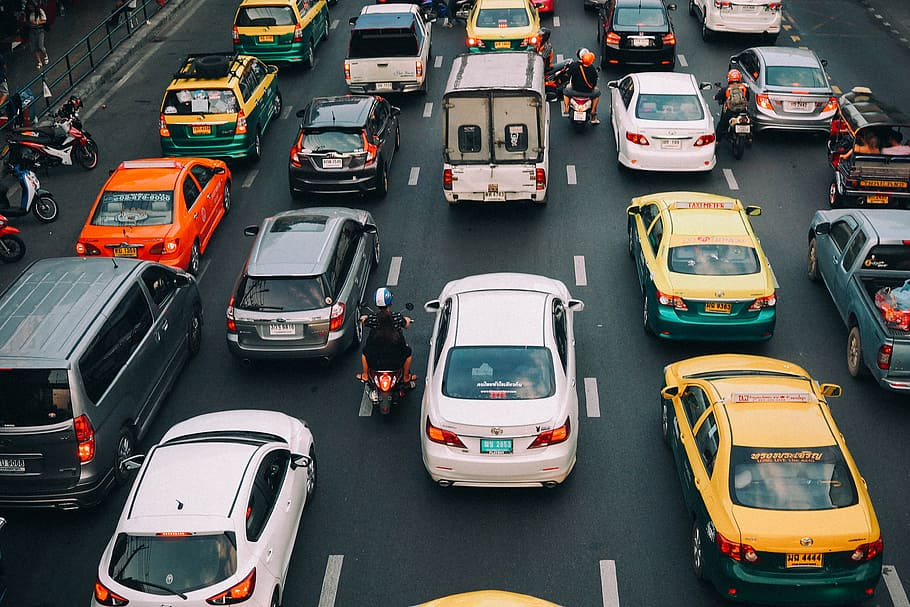
#> input picture Ankush Hegde/road-city-busy-motorbike.jpg, 910 x 607 px, found by its file name
$ python 'Edge detection.py'
#> lines starting #> are read from the running program, lines starting #| are printed output that depends on the picture; after the words box and inside, x2 and y2 are one past the last pixel; in counts of white or black regions, pixels touching at a corner belong together
import cv2 as cv;
import numpy as np

img = cv.imread(r'C:\Users\Ankush Hegde\Desktop\GetSetGo\Ankush Hegde\road-city-busy-motorbike.jpg')
#> img is the input picture: shape (607, 910, 3); mean B, G, R 86.6, 90.4, 89.5
"""cv.imshow('ig',img)
def rescale(frame,scale = 0.1):
    width = int(frame.shape[1]*scale)
    height = int(frame.shape[0]*scale)
    dimensions = (width,height)
    return cv.resize(frame,dimensions,interpolation=cv.INTER_CUBIC)

# OR

scale_percent = 50 # percent of original size
width = int(img.shape[1] * scale_percent / 100)
height = int(img.shape[0] * scale_percent / 100)
dim = (width, height)


res = cv.resize(img, dim, interpolation = cv.INTER_CUBIC)"""

gray = cv.cvtColor(img,cv.COLOR_BGR2GRAY)
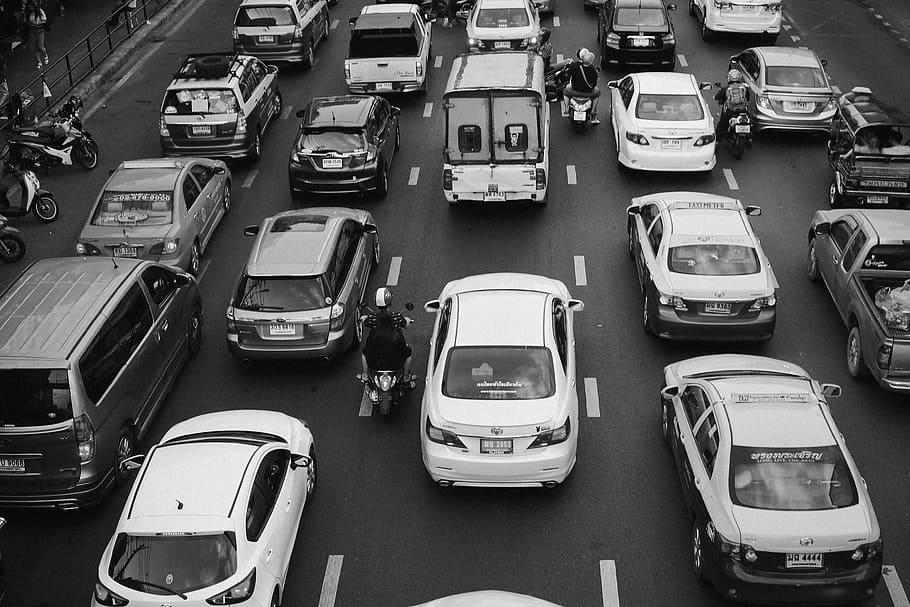
#> gray: shape (607, 910); min 0, max 255, mean 89.7
cv.imshow('image',gray)
#----------------------------------------------------------
# laplacian method of edge detection
lap = cv.Laplacian(gray,cv.CV_64F)
lap = np.uint8(np.absolute(lap))
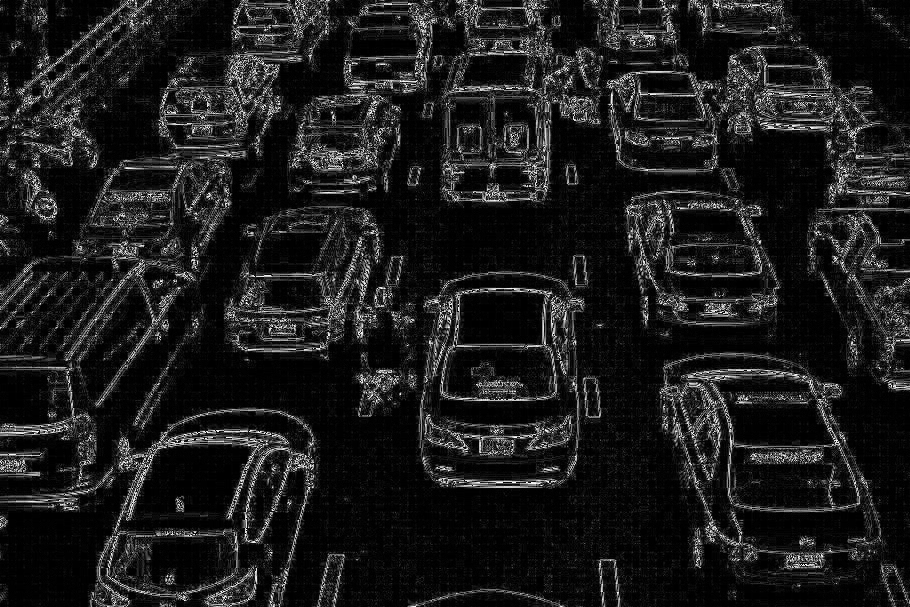
#> lap: shape (607, 910); min 0, max 255, mean 28.4
cv.imshow('laplacian',lap)

#-------------------------------------------------------
#sobel method
sobelx = cv.Sobel(gray,cv.CV_64F,1,0)
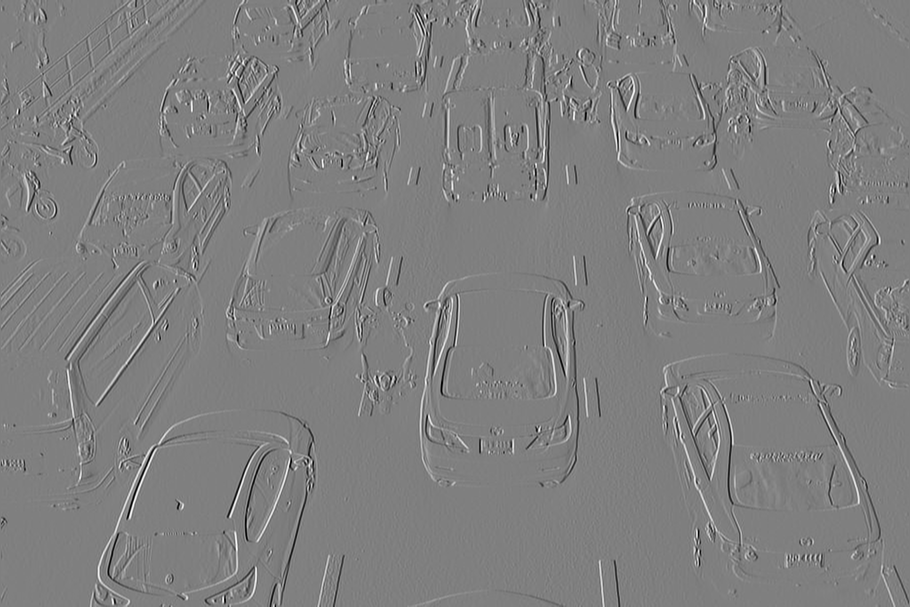
#> sobelx: shape (607, 910) float64; min -1012, max 1010, mean 0.2; drawn with min black and max white
sobely = cv.Sobel(gray,cv.CV_64F,0,1)
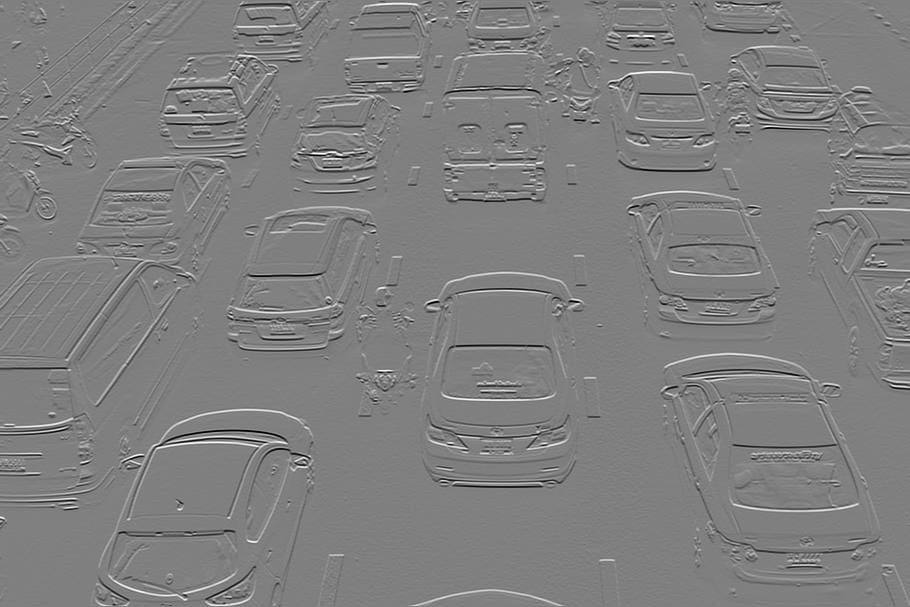
#> sobely: shape (607, 910) float64; min -1016, max 1011, mean 0; drawn with min black and max white
cv.imshow('sobelx',sobelx)
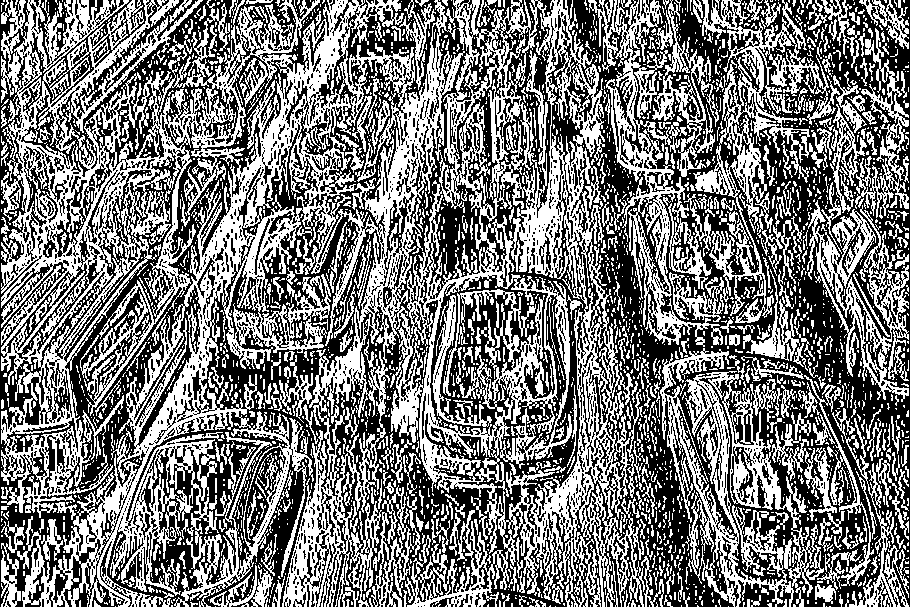
#> window 'sobelx': shape (607, 910); 47.3% white in thin lines or dots
cv.imshow('sobely',sobely)
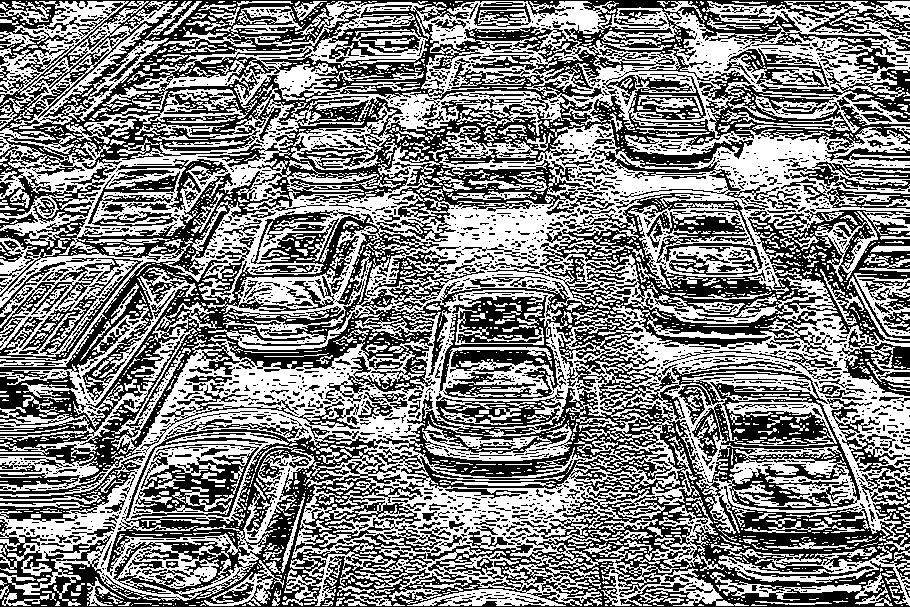
#> window 'sobely': shape (607, 910); 50.9% white; 2380 black regions (1952 under 20 px), largest, box (x1, y1, x2, y2) and area: (0, 0, 910, 607) 211561, (131, 444, 259, 519) 3614, (0, 455, 145, 522) 2002
#Combined
cv.imshow('combined',cv.bitwise_or(sobelx,sobely))
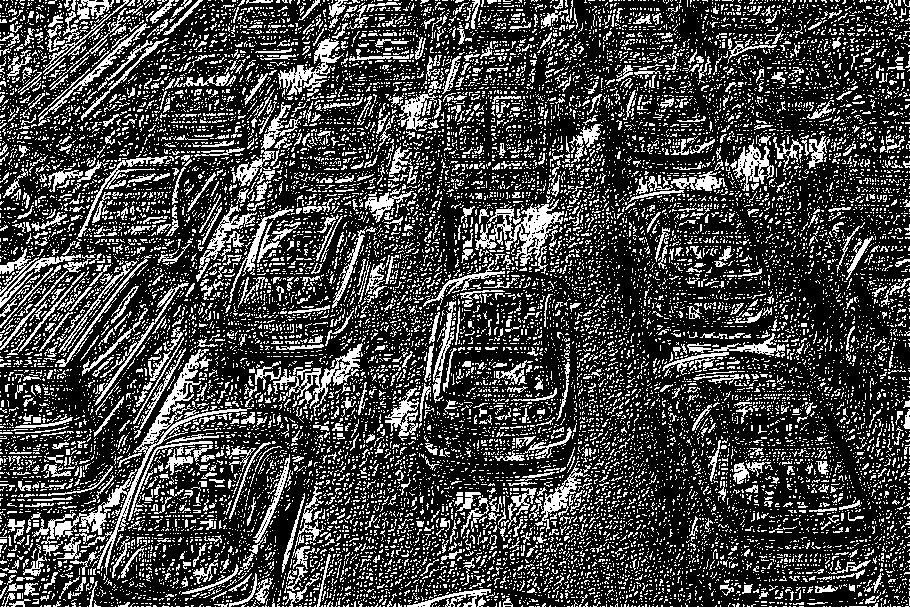
#> window 'combined': shape (607, 910); 26.9% white in thin lines or dots


cv.waitKey(0)
